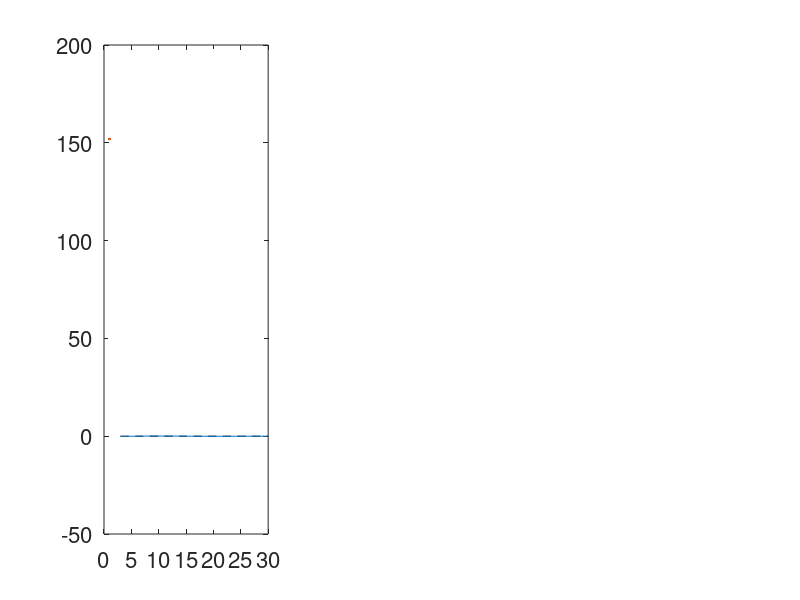

Write the MATLAB code that produced this figure. (Note: this script raises an error after producing the figure.)
%geracao dos graficos
clc; clear all; close all; c = ['k','b','c','r','m','g'];

% casos:
% 1 - phi_0
% 2 - tau
% 3 - f1
% 4 - altura do salto hf
% 5 - frequencia de amostragem fs
% 6 - tamanho da janela T

plot_type = 6; 
fsize = 16;
    
switch plot_type
    case 1
    % ---- Fase inicial -----  influencia de phi0
    load('salto_freq_phi0.mat'); close all;
    var="phi0"; VEC = phi_n;
    sxlabel = '\phi_0 [graus]';
    vxlim = [0 175];
    FE = FE_ruido;
    KE = KE_ruido;
    FE1 = FE_ruido;
    case 2
        % --- tau
    load('estimadoresFR_salto_freq_tau_n.mat');close all;  
    var="tau"; VEC=tau_n;
    sxlabel = '\tau_n [amostras]';
    vxlim = [48 432];
    KE = KFE1;
    case 3
        % ---- f1
    load('estimadoresFR_salto_freq_F1.mat');close all;
    VEC = F1_vec;
    var = "F1"
    sxlabel = 'f_1 [Hz]';
    vxlim = [58 62];
    KE = KFE;
    case 4
        % ---- altura do salto hf
        load('estimadoresFR_salto_freq_kf.mat');close all;
        VEC = kf_vec;
        sxlabel = 'h_f [Hz]';
        var = "hf"
        vxlim = [0 3];
        KE = KFE;
        
    case 5
        % ---- frequencia de amostragem fs
        load('estimadoresFR_salto_freq_Fs.mat');close all;
        VEC = Fs_vec;
        sxlabel = 'f_s [Hz]';
        var = "fs";
        vxlim = [1000 20000];
        KE = KFE;
    case 6 
        % ---- tamanho da janela T
        load('estimadoresFR_salto_freq_T.mat');close all;
        VEC = Ncycles_vec;
        sxlabel = 'T [ciclos]';
        var = "T";
        vxlim = [3 30];
        KE = KFE;
end

figALL = figure('Units','normalized','Position',[0 0 1.0 1.0]);
% ---- plotar graficos
k = 1; %MedSF = antigo EF1
    for i =1:2
        subplot(1,3,1)
        plot(VEC,zeros(1,length(VEC)),'k--'); hold on;
        set(gca,'FontSize',fsize);
        pleg(k) = plot(VEC,FE(:,k),c(k)+"-"); hold on;
        shade(VEC,FE(:,k) - FE_std(:,k),[c(k),'--'],VEC,FE(:,k) + FE_std(:,k),[c(k),'--'], 'FillType', [1,2; 2,1]);
        xlabel(sxlabel,'FontSize',fsize); ylabel('FE [Hz]','FontSize',fsize)
        xlim(vxlim); %ylim([-0.06 0.06])
        grid on; grid minor;
        subplot(1,3,2)
        plot(VEC,zeros(1,length(VEC)),'k--'); hold on;
        set(gca,'FontSize',fsize);
        pleg(k+1) = plot(VEC,KE(:,k),c(k)+"-"); hold on;
        shade(VEC,KE(:,k) - kf_std(:,k),[c(k),'-.'],VEC,KE(:,k) + kf_std(:,k),[c(k),'-.'], 'FillType', [1,2; 2,1]);
        xlabel(sxlabel,'FontSize',fsize); ylabel('h_fE [Hz]','FontSize',fsize)
        xlim(vxlim); %ylim([-1.1 0.2])
        grid on; grid minor;
        subplot(1,3,3)
        plot(VEC,zeros(1,length(VEC)),'k--'); hold on;
        set(gca,'FontSize',fsize);
        pleg(k+2) = plot(VEC,FE1(:,k),c(k)+"-"); hold on;
        shade(VEC,FE1(:,k) - f1_std(:,k),[c(k),'-.'],VEC,FE1(:,k) + f1_std(:,k),[c(k),'-.'], 'FillType', [1,2; 2,1]);
        xlabel(sxlabel,'FontSize',fsize); ylabel('FE_1 [Hz]','FontSize',fsize)
        xlim(vxlim); %ylim([-0.1 0.5])
        grid on; grid minor;
        k=k+4; %MedSF-PATV
        
    end
    k = 1;
    for i = 1:3
        lgd(i) = legend([pleg(k) pleg(k+4)],"MedSF","MedSF-PATV");
        lgd(i).Location='southoutside';
        lgd(i).Orientation='horizontal';
        %legend('boxoff')
        lgd(i).FontSize = fsize;
        k = k+1;
    end

% --- salvar figuras
savefig(figALL,"MedSF\salto_freq_ALL_"+var+"_MedSF")
saveas(figALL,"MedSF\salto_freq_ALL_"+var+"_MedSF.png")

